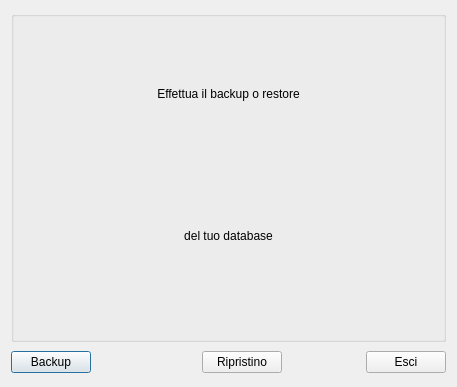
<?xml version="1.0" encoding="UTF-8"?>
<ui version="4.0">
 <class>db_bk_rs</class>
 <widget class="QDialog" name="db_bk_rs">
  <property name="windowModality">
   <enum>Qt::WindowModal</enum>
  </property>
  <property name="geometry">
   <rect>
    <x>0</x>
    <y>0</y>
    <width>457</width>
    <height>387</height>
   </rect>
  </property>
  <property name="sizePolicy">
   <sizepolicy hsizetype="Expanding" vsizetype="Expanding">
    <horstretch>0</horstretch>
    <verstretch>0</verstretch>
   </sizepolicy>
  </property>
  <property name="windowTitle">
   <string>Backup e ripristino database</string>
  </property>
  <property name="windowIcon">
   <iconset resource="../lylibrary/biblio.qrc">
    <normaloff>:/images/svn-commit.png</normaloff>:/images/svn-commit.png</iconset>
  </property>
  <layout class="QGridLayout" name="gridLayout">
   <item row="0" column="0" colspan="5">
    <widget class="QGroupBox" name="groupBox">
     <property name="sizePolicy">
      <sizepolicy hsizetype="Expanding" vsizetype="Expanding">
       <horstretch>0</horstretch>
       <verstretch>0</verstretch>
      </sizepolicy>
     </property>
     <property name="title">
      <string/>
     </property>
     <layout class="QGridLayout" name="gridLayout_2">
      <item row="2" column="1" colspan="3">
       <widget class="QLabel" name="label_3">
        <property name="text">
         <string>del tuo database</string>
        </property>
        <property name="alignment">
         <set>Qt::AlignCenter</set>
        </property>
       </widget>
      </item>
      <item row="1" column="1" colspan="3">
       <widget class="QLabel" name="label_4">
        <property name="text">
         <string>Effettua il backup o restore</string>
        </property>
        <property name="alignment">
         <set>Qt::AlignCenter</set>
        </property>
       </widget>
      </item>
      <item row="2" column="0">
       <spacer name="horizontalSpacer_5">
        <property name="orientation">
         <enum>Qt::Horizontal</enum>
        </property>
        <property name="sizeHint" stdset="0">
         <size>
          <width>40</width>
          <height>20</height>
         </size>
        </property>
       </spacer>
      </item>
      <item row="3" column="0">
       <spacer name="horizontalSpacer_3">
        <property name="orientation">
         <enum>Qt::Horizontal</enum>
        </property>
        <property name="sizeHint" stdset="0">
         <size>
          <width>40</width>
          <height>20</height>
         </size>
        </property>
       </spacer>
      </item>
      <item row="2" column="4">
       <spacer name="horizontalSpacer_6">
        <property name="orientation">
         <enum>Qt::Horizontal</enum>
        </property>
        <property name="sizeHint" stdset="0">
         <size>
          <width>40</width>
          <height>20</height>
         </size>
        </property>
       </spacer>
      </item>
      <item row="3" column="4">
       <spacer name="horizontalSpacer_4">
        <property name="orientation">
         <enum>Qt::Horizontal</enum>
        </property>
        <property name="sizeHint" stdset="0">
         <size>
          <width>40</width>
          <height>20</height>
         </size>
        </property>
       </spacer>
      </item>
      <item row="3" column="2">
       <widget class="QLabel" name="label">
        <property name="sizePolicy">
         <sizepolicy hsizetype="Fixed" vsizetype="Fixed">
          <horstretch>0</horstretch>
          <verstretch>0</verstretch>
         </sizepolicy>
        </property>
        <property name="text">
         <string/>
        </property>
        <property name="pixmap">
         <pixmap resource="../lylibrary/biblio.qrc">:/images/backup_restor.png</pixmap>
        </property>
        <property name="scaledContents">
         <bool>false</bool>
        </property>
       </widget>
      </item>
     </layout>
    </widget>
   </item>
   <item row="1" column="1">
    <spacer name="horizontalSpacer">
     <property name="orientation">
      <enum>Qt::Horizontal</enum>
     </property>
     <property name="sizeHint" stdset="0">
      <size>
       <width>99</width>
       <height>28</height>
      </size>
     </property>
    </spacer>
   </item>
   <item row="1" column="0">
    <widget class="QPushButton" name="bak_but">
     <property name="text">
      <string>Backup</string>
     </property>
     <property name="icon">
      <iconset resource="../lylibrary/biblio.qrc">
       <normaloff>:/images/vcs_add.png</normaloff>:/images/vcs_add.png</iconset>
     </property>
    </widget>
   </item>
   <item row="1" column="3">
    <spacer name="horizontalSpacer_2">
     <property name="orientation">
      <enum>Qt::Horizontal</enum>
     </property>
     <property name="sizeHint" stdset="0">
      <size>
       <width>70</width>
       <height>20</height>
      </size>
     </property>
    </spacer>
   </item>
   <item row="1" column="2">
    <widget class="QPushButton" name="ripr_but">
     <property name="text">
      <string>Ripristino</string>
     </property>
     <property name="icon">
      <iconset resource="../lylibrary/biblio.qrc">
       <normaloff>:/images/svn-commit.png</normaloff>:/images/svn-commit.png</iconset>
     </property>
    </widget>
   </item>
   <item row="1" column="4">
    <widget class="QPushButton" name="chiudi">
     <property name="text">
      <string>Esci</string>
     </property>
     <property name="icon">
      <iconset resource="../lylibrary/biblio.qrc">
       <normaloff>:/images/dialog-close.png</normaloff>:/images/dialog-close.png</iconset>
     </property>
    </widget>
   </item>
  </layout>
 </widget>
 <resources>
  <include location="../lylibrary/biblio.qrc"/>
 </resources>
 <connections/>
</ui>
